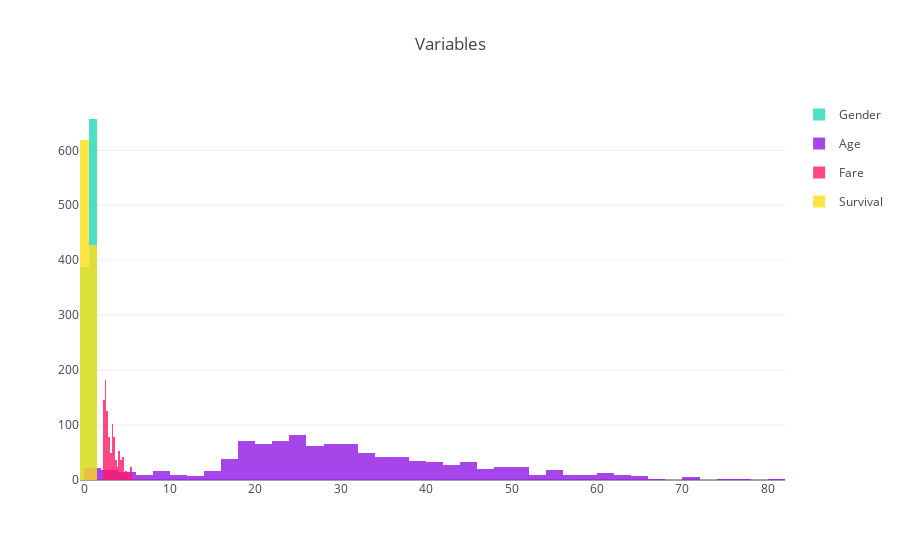

The code cell stored with this chart in its notebook:
### Code cell
g = (dataframe["sex"] == "male").astype(int)

g.name = "Gender"

a = dataframe["age"]

a.name = "Age"

f = pd.Series(
    kraft.log_nd_array(
        dataframe["fare"].values, shift_as_necessary_to_achieve_min_before_logging="0<"
    ),
    index=dataframe.index,
)

f.name = "Fare"

s = dataframe["survived"]

s.name = "Survival"

kraft.plot_histogram((g, a, f, s), title="Variables")

### Figure 1 — Plotly figure (JSON) as saved in the notebook; plotly's stock layout.template omitted (floating-point values rounded to 4 significant figures; data arrays with more than 128 entries replaced by an {"elided": "..."} marker saying what was removed)
{"data": [{"histnorm": "", "legendgroup": "Gender", "marker": {"color": "#20d9ba"}, "name": "Gender", "opacity": 0.8, "type": "histogram", "uid": "217884bc-9e8d-4ee6-b550-235232eb0444", "x": {"elided": "1045 int values"}, "yaxis": "y2"}, {"histnorm": "", "legendgroup": "Age", "marker": {"color": "#9017e6"}, "name": "Age", "opacity": 0.8, "type": "histogram", "uid": "603dcba3-2544-45a5-a6b8-e4056257223a", "x": {"elided": "1045 float values"}, "yaxis": "y2"}, {"histnorm": "", "legendgroup": "Fare", "marker": {"color": "#ff1968"}, "name": "Fare", "opacity": 0.8, "type": "histogram", "uid": "58ee8ca5-bc57-4a11-9714-d388aa1d383a", "x": {"elided": "1045 float values"}, "yaxis": "y2"}, {"histnorm": "", "legendgroup": "Survival", "marker": {"color": "#ffe119"}, "name": "Survival", "opacity": 0.8, "type": "histogram", "uid": "c04e0e93-5cf1-493a-8e54-5111b5f884a4", "x": {"elided": "1045 int values"}, "yaxis": "y2"}], "layout": {"autosize": true, "barmode": "overlay", "hovermode": "closest", "title": {"text": "Variables"}, "xaxis": {"anchor": "y", "automargin": true}, "yaxis": {"automargin": true, "domain": [0, 0], "dtick": 1, "showticklabels": false, "zeroline": false}, "yaxis2": {"domain": [0, 1], "title": {"text": ""}}}}
